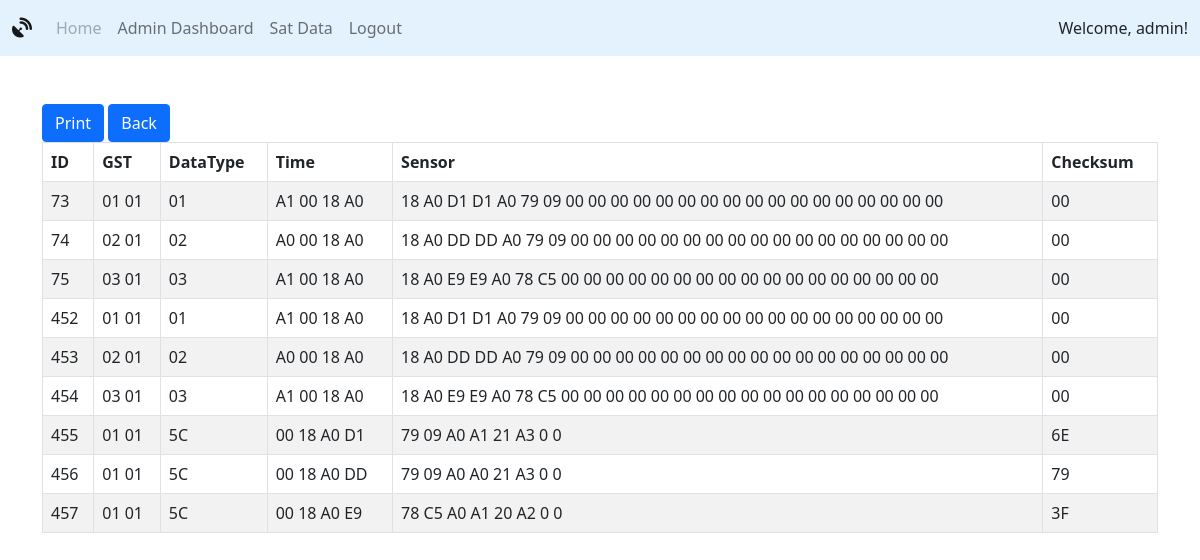
/satdata.php (signed in), run on the app's committed database.
### tables this page shows
CREATE TABLE `satdata` (
  `idSatData` int(11) NOT NULL,
  `gstidSatData` tinytext NOT NULL,
  `datatypeSatData` tinytext NOT NULL,
  `timeSatData` tinytext NOT NULL,
  `sensorSatData` tinytext NOT NULL,
  `checksumSatData` tinytext NOT NULL,
  `idSatMetaData` int(11) NOT NULL
);

### includes/classautoloader.inc.php (called while the page is built, shortened)
<?php
function myAutoLoader($className) {
    $url = $_SERVER['HTTP_HOST'].$_SERVER['REQUEST_URI'];
    if (strpos($url,'includes') !== false) {
        $path = '../classes/';
    } else {
        $path = 'classes/';
    }
    $extension = '.class.php';
}

### classes/dbh.class.php (called while the page is built)
<?php
 class Dbh {
     private $host = 'localhost';
     private $user = 'root';
     private $pwd = '';
     private $dbName = 'satdata';
     protected function connect() {
         $dsn = 'mysql:host='. $this->host .';dbname=' . $this->dbName;
         $pdo = new PDO($dsn,$this->user,$this->pwd);
         $pdo->setAttribute(PDO::ATTR_DEFAULT_FETCH_MODE,PDO::FETCH_ASSOC);
         return $pdo;
     }
 }

### classes/satdata.class.php (called while the page is built, shortened)
<?php
class SatData extends Dbh {
    protected function getAllBytes() {
        $sql = "SELECT * FROM satdata";
        $stmt = $this->connect()->prepare($sql);
        $stmt->execute();
        $results = $stmt->fetchAll();
        return $results;
    }
}

### classes/satdataview.class.php (called while the page is built, shortened)
<?php
class SatDataView extends SatData {
    public function showAllBytes() {
        $results = $this->getAllBytes();
        return $results;
    }
}

### satdata.php (the view, shortened to what this page needs)
<?php
      include 'header.php';
?>
    <div class="container px-10 mt-5 table-responsive ">
        <button onclick=""class="btn btn-primary pb-10">Print</button>
        <button onclick="history.go(-1)"class="btn btn-primary">Back</button>
        <table id="example" class="table table-striped table-bordered table-wrapper-scroll-y my-custom-scrollbar" style="width:100%">
            <thead>
                <tr>
                    <th>ID</th>
                    <th>GST</th>
                    <th>DataType</th>
                    <th>Time</th>
                    <th>Sensor</th>
                    <th>Checksum</th>
                </tr>
            </thead>
            <tbody id="myTable">
            <?php
                    $showAllBytesObj = new SatDataView();
                    $resultBytes = $showAllBytesObj -> showAllBytes();
                    foreach ($resultBytes as $rowBytes){
                        $idByte = $rowBytes['idSatData'];
                        $gstByte = $rowBytes['gstidSatData'];
                        $datatypeByte = $rowBytes['datatypeSatData'];
                        $timeByte = $rowBytes['timeSatData'];
                        $sensorByte = $rowBytes['sensorSatData'];
                        $checksumByte = $rowBytes ['checksumSatData'];
                        echo '
                        <tr>
                            <td>'. $idByte .'</td>
                            <td>'. $gstByte.'</td>
                            <td>'.$datatypeByte.'</td>
                            <td>'.$timeByte.'</td>
                            <td>'.$sensorByte.'</td>
                            <td>'.$checksumByte.'</td>
                        </tr>
                        ';
                    }
            ?>
        </table>
    </div>

### resources/stylesheet.css (style rules this page uses)
html { background-color: #f1f1f1; font-family: "Roboto"; }

### data on the page
satdata: idSatData "73", gstidSatData "01 01", datatypeSatData "01", timeSatData "A1 00 18 A0", sensorSatData "18 A0 D1 D1 A0 79 09 00 00 00 00 00 00 00 00 00 00 00 00 00 00 00 00 00", checksumSatData "00"
satdata: idSatData "74", gstidSatData "02 01", datatypeSatData "02", timeSatData "A0 00 18 A0", sensorSatData "18 A0 DD DD A0 79 09 00 00 00 00 00 00 00 00 00 00 00 00 00 00 00 00 00", checksumSatData "00"
satdata: idSatData "75", gstidSatData "03 01", datatypeSatData "03", timeSatData "A1 00 18 A0", sensorSatData "18 A0 E9 E9 A0 78 C5 00 00 00 00 00 00 00 00 00 00 00 00 00 00 00 00 00", checksumSatData "00"
satdata: idSatData "452", gstidSatData "01 01", datatypeSatData "01", timeSatData "A1 00 18 A0", sensorSatData "18 A0 D1 D1 A0 79 09 00 00 00 00 00 00 00 00 00 00 00 00 00 00 00 00 00", checksumSatData "00"
satdata: idSatData "453", gstidSatData "02 01", datatypeSatData "02", timeSatData "A0 00 18 A0", sensorSatData "18 A0 DD DD A0 79 09 00 00 00 00 00 00 00 00 00 00 00 00 00 00 00 00 00", checksumSatData "00"
satdata: idSatData "454", gstidSatData "03 01", datatypeSatData "03", timeSatData "A1 00 18 A0", sensorSatData "18 A0 E9 E9 A0 78 C5 00 00 00 00 00 00 00 00 00 00 00 00 00 00 00 00 00", checksumSatData "00"
satdata: idSatData "455", gstidSatData "01 01", datatypeSatData "5C", timeSatData "00 18 A0 D1", sensorSatData "79 09 A0 A1 21 A3 0 0", checksumSatData "6E"
satdata: idSatData "456", gstidSatData "01 01", datatypeSatData "5C", timeSatData "00 18 A0 DD", sensorSatData "79 09 A0 A0 21 A3 0 0", checksumSatData "79"
satdata: idSatData "457", gstidSatData "01 01", datatypeSatData "5C", timeSatData "00 18 A0 E9", sensorSatData "78 C5 A0 A1 20 A2 0 0", checksumSatData "3F"

### other printed values
$_SESSION['userUsername'] "admin"
